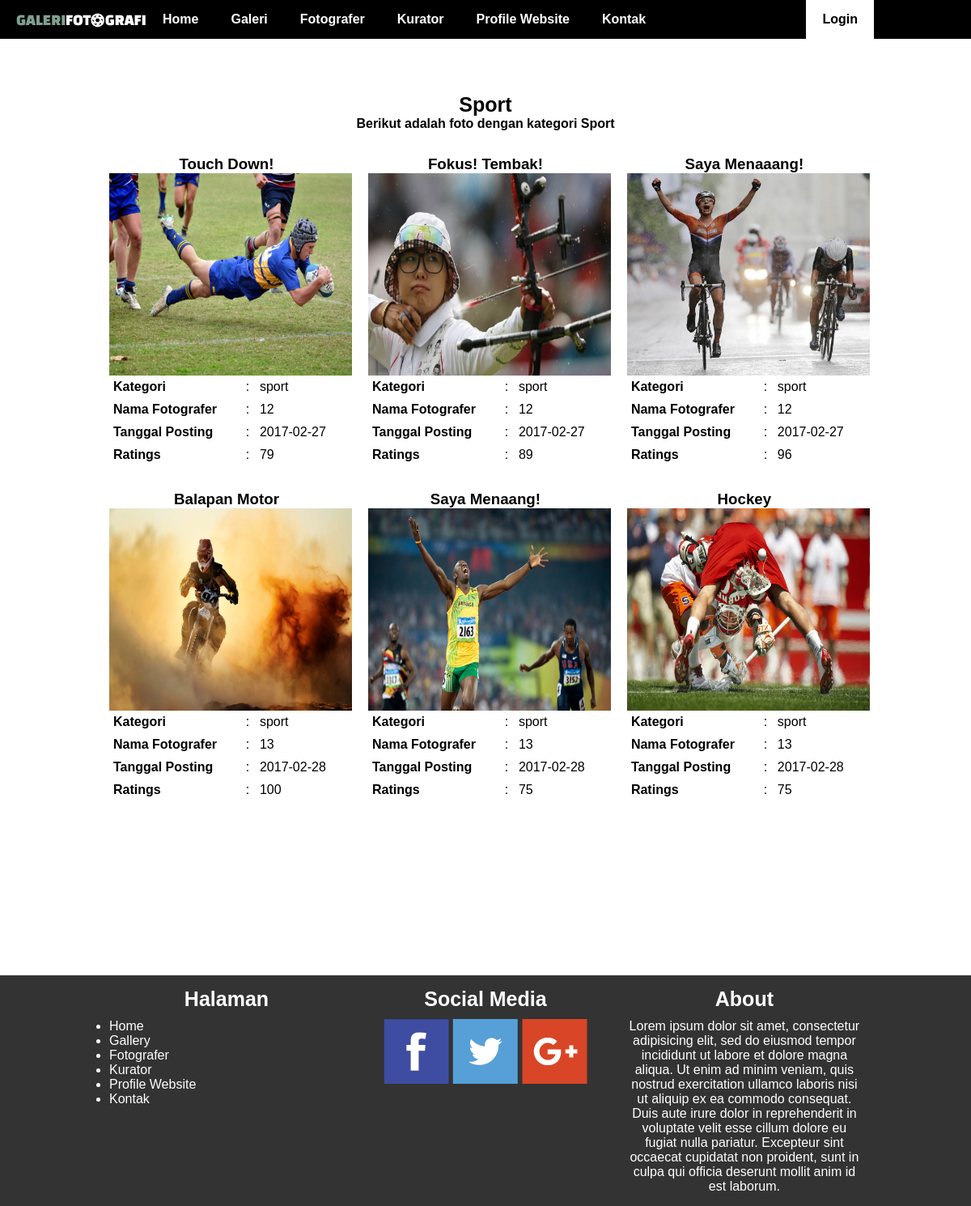
/?page=photoSport, run on the app's committed database.
### tables this page shows
CREATE TABLE `tb_photo` (
  `id` int(11) NOT NULL,
  `title` varchar(25) NOT NULL,
  `photo` varchar(50) NOT NULL,
  `category` enum('product','people','sport','') DEFAULT NULL,
  `date` date NOT NULL,
  `descPhoto` text NOT NULL,
  `id_user` int(11) NOT NULL,
  `ratings` int(11) DEFAULT NULL
);

### page/photoSport.php (the view, shortened to what this page needs)
<?php require_once "header.php";
require_once "core/connection.php";
?>
<?php
$sport_query = "SELECT * FROM tb_photo WHERE category='sport' && ratings >= 74 ";
$sport_result = $conn->query($sport_query);
?>
<section id="gallery">
  <div class="container">
    <div class="row area" style="padding-top:100px;">
        <div class="col-12">
          <h1 class="master-title">Sport</h1>
          <p class="main-title-desc"><b>Berikut adalah foto dengan kategori Sport</b></p>
        </div>
        <?php
         if($sport_result->num_rows > 0){
           while($sport = $sport_result->fetch_assoc()){
        ?>
              <div class="col-4">
                <h3 class="titlePhoto"><a href="?page=photo&action=view&id=<?= $sport['id'];?>"><?= $sport['title']; ?></a></h3>
                <a href="?page=photo&action=view&id=<?= $sport['id'];?>"><img src="asset/img/<?= $sport['photo']; ?>" class="box-photo" style="margin: auto; display:block;"></a>
                <table>
                  <tr>
                    <td><b>Kategori</b></td>
                    <td>:</td>
                    <td><?= $sport['category']; ?></td>
                  </tr>
                  <tr>
                    <td><b>Nama Fotografer</b></td>
                    <td>:</td>
                    <td><?= $sport['id_user']; ?></td>
                  </tr>
                  <tr>
                    <td><b>Tanggal Posting</b></td>
                    <td>:</td>
                    <td><?= $sport['date']; ?></td>
                  </tr>
                  <tr>
                    <td><b>Ratings</b></td>
                    <td>:</td>
                    <td><?= $sport['ratings']; ?></td>
                  </tr>
                </table>
              </div>
        <?php } }?>
    </div>
  </div>
</section>
<?php require_once "footer.php"; ?>

### asset/style.css (style rules this page uses)
* { margin: 0px; padding: 0px; box-sizing : border-box; font-family: Helvetica; }
.container { width: 80%; margin: auto; }
.row { content: ''; clear: both; display: table; }
[class*="col-"] { padding: 15px; float: left; }
.col-4 { width: 33.33%; }
.col-12 { width: 100%; }
.master-title { font-size: 25px; text-align: center; }
.area { padding-top: 200px; }
.main-title-desc { text-align: center; }
.titlePhoto { text-align: center; }
.box-photo { width: 300px; height: 250px; }
table { border-collapse: collapse; width: 100%; }
td, th { padding: 5px; }

### page/photoSport.php (style rules this page uses)
a { text-decoration: none; color: #000; }

### data on the page
tb_photo: title "Touch Down!", photo (picture), category "sport", id_user "12", date "2017-02-27", ratings "79"
tb_photo: title "Fokus! Tembak!", photo (picture), category "sport", id_user "12", date "2017-02-27", ratings "89"
tb_photo: title "Saya Menaaang!", photo (picture), category "sport", id_user "12", date "2017-02-27", ratings "96"
tb_photo: title "Balapan Motor", photo (picture), category "sport", id_user "13", date "2017-02-28", ratings "100"
tb_photo: title "Saya Menaang!", photo (picture), category "sport", id_user "13", date "2017-02-28", ratings "75"
tb_photo: title "Hockey", photo (picture), category "sport", id_user "13", date "2017-02-28", ratings "75"
